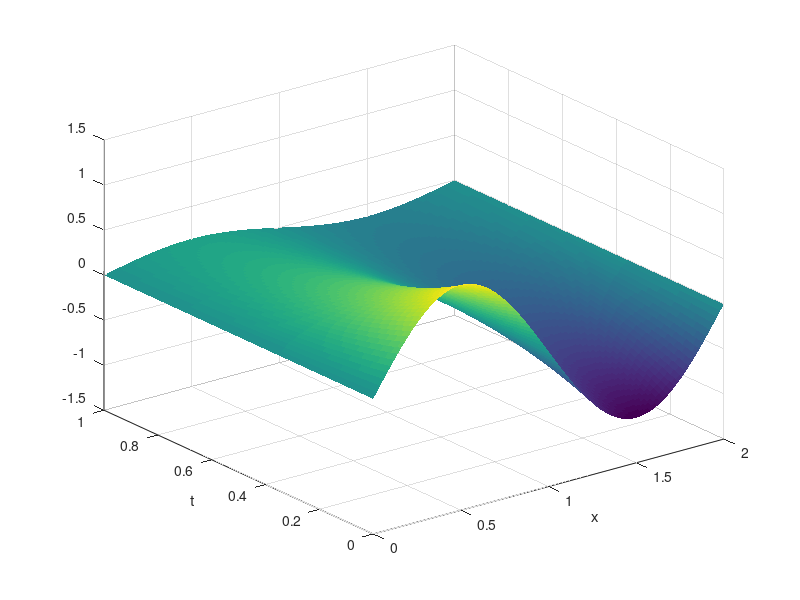
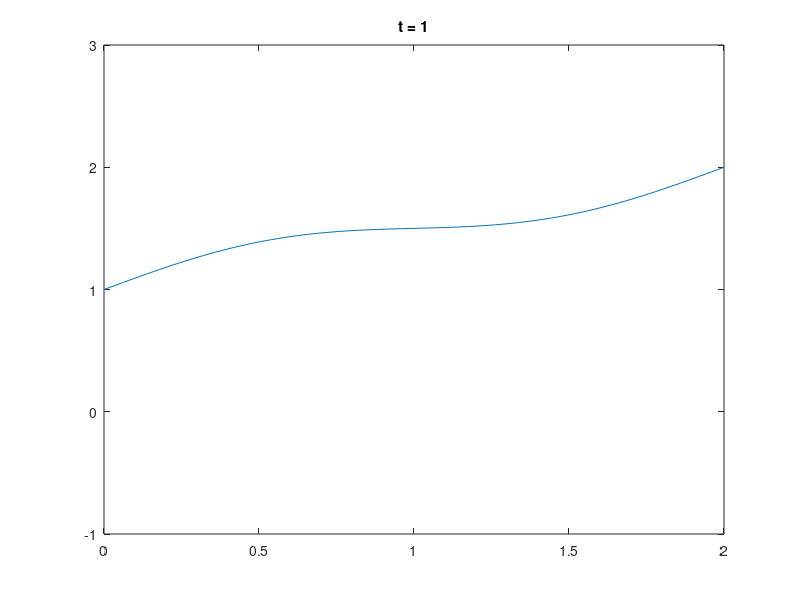

These figures' MATLAB source, in order:
L = 2;
D = .2;
K = 10;
T = 1;
a = 1; b = 2;

x = linspace(0, L, 101);
t = linspace(0, T, 201);
[x, t] = meshgrid(x, t);

u_0 = @(x) sin(2*pi/L * x);
C = zeros(K, 1);
e_k = @(x, k) sin(2*pi*k/L*x);

u = zeros(size(x));

for k = 1 : K
    fe = integral(@(x) u_0(x) .* e_k(x, k), 0, L);
    ee = integral(@(x) e_k(x, k).^2, 0, L);
    C(k) = fe / ee;
    u = u + C(k) * exp(-D * (2*pi*k/L)^2 * t) .* sin(2*pi*k/L * x);
    u_true = u + a + (b - a)/L * x;
end

figure(1);
surf(x, t, u, 'EdgeColor', 'none');
xlabel('x');
ylabel('t');

figure(2);
for j = 1 : size(t, 1)
    plot(x(j, :), u_true(j, :));
    title(['t = ', num2str(t(j, 1))]);
    axis([0, L, -1, 3])
    drawnow limitrate nocallbacks;
end
